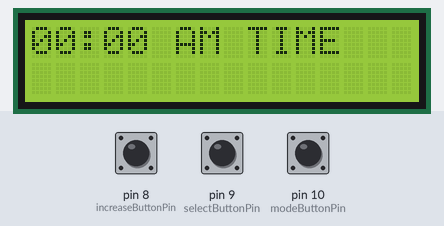
Simulated run of this sketch. Board: Arduino Uno, built with avr-gcc and run on an emulated ATmega328P. Parts: 16×2 character LCD. Inputs (shaded band) come from the test bench; at power-on: pin 10 (modeButtonPin) LOW, pin 8 (increaseButtonPin) LOW, pin 9 (selectButtonPin) LOW.

Above: at 1.2 s.
1.3 s: pin 10 (modeButtonPin) pulled HIGH for 1 s
At 3.4 s:
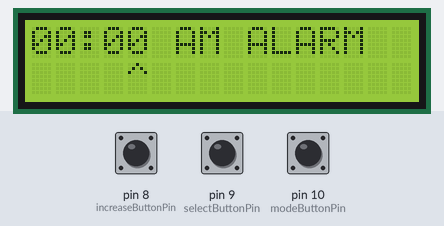
3.8 s: pin 8 (increaseButtonPin) pulled HIGH for 3.2 s
At 8.1 s:
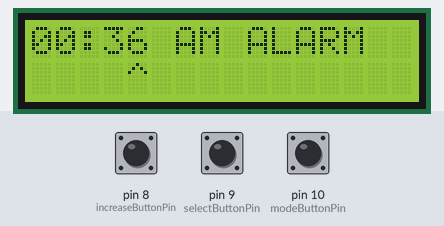
8.5 s: pin 9 (selectButtonPin) pulled HIGH for 0.15 s
At 9.8 s:
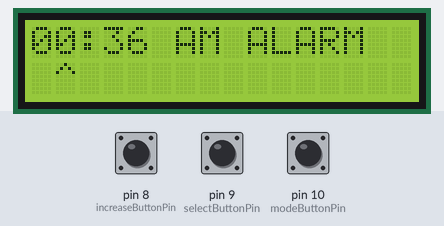
10.1 s: pin 8 (increaseButtonPin) pulled HIGH for 3.2 s
At 12.34 s:
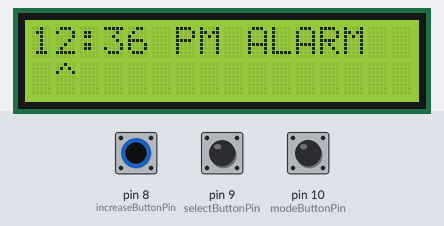
14.8 s: pin 9 (selectButtonPin) pulled HIGH for 1 s
At 17.0 s:
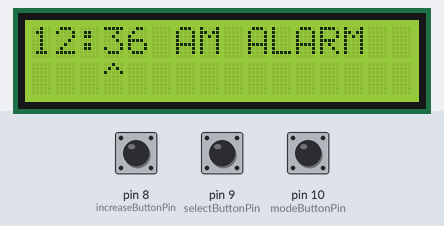
17.3 s: pin 10 (modeButtonPin) pulled HIGH for 0.15 s
At 18.6 s:
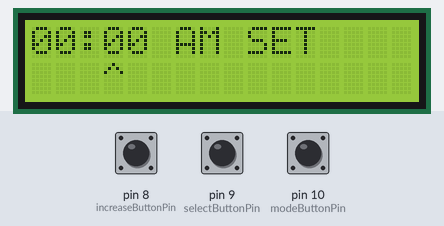

Measured:
- after the input at 1.3 s, the display: first changes after 0.11 s (image 1 shows a later state)
- after the input at 3.8 s, the display: first changes after 0.13 s (image 2 shows a later state)
- after the input at 8.5 s, the display: first changes after 0.11 s (image 3 shows a later state)
- after the input at 10.1 s, the display: first changes after 0.13 s (image 4 shows a later state)
- after the input at 14.8 s, the display: first changes after 0.11 s (image 5 shows a later state)
- after the input at 17.3 s, the display: first changes after 0.13 s (image 6 shows a later state)

The sketch:

clock.ino
```cpp
#include <LiquidCrystal.h>

// initialize the library with the numbers of the interface pins
LiquidCrystal lcd(12, 11, 5, 4, 3, 2);

const int modeButtonPin = 10;
const int selectButtonPin = 9;
const int increaseButtonPin = 8;
const int buzzer = 6;
int second = 1, minutes = 0, hours = 0, decisecond = 0, alarmHours = 0, alarmMinutes = 0, mode = 0, digitSelect = 0, indicator = 0, alarmIndicator = 0, alarmState = 0, alarmTimer = 0;
int modeButtonState = 0;
int selectButtonState = 0;
int increaseButtonState = 0;


void setup() {
    // set up the LCD's number of columns and rows:
    lcd.begin(16, 2);
    // Print a message to the LCD.
    pinMode(buzzer, OUTPUT);
}

void loop() {
    decisecond++; //Perform the time-tracking step
    if (decisecond >= 10)
    {
        decisecond = 0;
        second++;
    }
    if (second >= 60)
    {
        second = 0;
        minutes++;
    }
    if (minutes >= 60)
    {
        minutes = minutes - 60;
        hours++;
    }
    if (hours >= 13)
    {
        hours = hours - 12;
        indicator = (indicator - 1) * -1;
    }

    if (alarmMinutes >= 60)
    {
        alarmMinutes = alarmMinutes - 60;
        alarmHours++;
    }
    if (alarmHours >= 13)
    {
        alarmHours = alarmHours - 12;
        alarmIndicator = (alarmIndicator - 1) * -1;
    }


    modeButtonState = digitalRead(modeButtonPin); //Read button to change mode
    selectButtonState = digitalRead(selectButtonPin);
    increaseButtonState = digitalRead(increaseButtonPin);

    if (mode == 0) { //Normal Time Mode
        lcd.setCursor(0, 0); //Write to display
        if (hours < 10) { lcd.print("0"); }
        lcd.print(hours);
        lcd.print(":");
        if (minutes < 10) { lcd.print("0"); }
        lcd.print(minutes);
        lcd.print(" ");
        if (indicator == 0) { lcd.print("AM"); }
        else if (indicator == 1) { lcd.print("PM"); }
        lcd.print(" ");
        lcd.print("TIME ");
        lcd.setCursor(0, 1);
        lcd.print("     ");
        if (modeButtonState == HIGH) { mode = 1; } //Set mode to Time Set Mode

        if (increaseButtonState == HIGH) { //Cut off alarm

            alarmState = 0;
            alarmTimer = 0;

        }
        if (alarmHours == hours && alarmMinutes == minutes && second == 0 && alarmState == 0) {
            alarmState = 1;
            alarmTimer = 650;
        }

        if (alarmState == 1) {
            tone(buzzer, 1000);
            alarmTimer--;

        }
        if (alarmTimer <= 0) {

            noTone(buzzer);
            alarmState = 0;
        }
    }
    else if (mode == 1) { //Time Set Mode

        lcd.setCursor(0, 0);

        if (hours < 10) { lcd.print("0"); }
        lcd.print(hours);
        lcd.print(":");

        if (minutes < 10) { lcd.print("0"); }
        lcd.print(minutes);
        lcd.print(" ");

        if (indicator == 0) { lcd.print("AM"); }
        else if (indicator == 1) { lcd.print("PM"); }

        lcd.print(" ");
        lcd.print("SET  ");

        if (digitSelect == 0) {
            lcd.setCursor(0, 1);
            lcd.print("    ^");
        }
        else if (digitSelect == 1) {
            lcd.setCursor(0, 1);
            lcd.print("   ^ ");
        }
        else if (digitSelect == 2) {
            lcd.setCursor(0, 1);
            lcd.print(" ^   ");
        }
        else if (digitSelect == 3) {
            lcd.setCursor(0, 1);
            lcd.print("^    ");
        }

        if (modeButtonState == HIGH) { mode = 2; } //Mode 2= Alarm set mode

        if (digitSelect == 0) {
            if (selectButtonState == HIGH) { digitSelect++; }

            if (increaseButtonState == HIGH) { minutes++; }
        }
        else if (digitSelect == 1) {
            if (selectButtonState == HIGH) { digitSelect++; }

            if (increaseButtonState == HIGH) { minutes = minutes + 10; }
        }
        else if (digitSelect == 2) {
            if (selectButtonState == HIGH) { digitSelect++; }

            if (increaseButtonState == HIGH) { hours++; }
        }
        else if (digitSelect == 3) {
            if (selectButtonState == HIGH) { digitSelect = 0; }

            if (increaseButtonState == HIGH) { hours = hours + 12; }
        }
    }
    else if (mode == 2) {

        lcd.setCursor(0, 0);

        if (alarmHours < 10) { lcd.print("0"); }
        lcd.print(alarmHours);
        lcd.print(":");

        if (alarmMinutes < 10) { lcd.print("0"); }
        lcd.print(alarmMinutes);
        lcd.print(" ");

        if (alarmIndicator == 0) { lcd.print("AM"); }
        else if (alarmIndicator == 1) { lcd.print("PM"); }

        lcd.print(" ");
        lcd.print("ALARM");

        if (digitSelect == 0) {
            lcd.setCursor(0, 1);
            lcd.print("    ^");
        }
        else if (digitSelect == 1) {
            lcd.setCursor(0, 1);
            lcd.print("   ^ ");
        }
        else if (digitSelect == 2) {
            lcd.setCursor(0, 1);
            lcd.print(" ^   ");
        }
        else if (digitSelect == 3) {
            lcd.setCursor(0, 1);
            lcd.print("^    ");
        }

        if (digitSelect == 0) {
            if (selectButtonState == HIGH) { digitSelect++; }

            if (increaseButtonState == HIGH) { alarmMinutes++; }
        }
        else if (digitSelect == 1) {
            if (selectButtonState == HIGH) { digitSelect++; }

            if (increaseButtonState == HIGH) { alarmMinutes = alarmMinutes + 10; }
        }
        else if (digitSelect == 2) {
            if (selectButtonState == HIGH) { digitSelect++; }

            if (increaseButtonState == HIGH) { alarmHours++; }
        }
        else if (digitSelect == 3) {
            if (selectButtonState == HIGH) { digitSelect = 0; }

            if (increaseButtonState == HIGH) { alarmHours = alarmHours + 12; }
        }

        if (modeButtonState == HIGH) { mode = 0; } //Mode 0= Normal display mode
    }


    delay(87);


}
```
